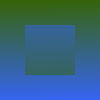
Frame 1 (no input)
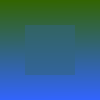
Frame 2 (the mouse pressed at the canvas centre, redrawn once)

The Processing sketch that drew these frames (run headless with seeded random() and noise(); the mouse was pressed at the canvas centre and the sketch redrawn once):

// Processing sketch: ombre
// ── ombre.pde
float arrayOne[] = new float[10000];
float tempArray[] = new float[2500];

void setup() {
  noLoop();
  initArrayOne();
  size(100, 100);
  background(100);
}

void draw() {
  fillScreen();
  reversePixels();
  fillScreen();
}

void initArrayOne() {
  for (int i = 0; i < 10000; i ++) {
    arrayOne[i] = map(i, 0, 10000, 0, 255);
  }
}

void fillScreen() {
  int x = 0;
  int y = 0;
  for (int i = 0; i < 10000; i ++) {
    stroke(50, 100, arrayOne[i]);
    point(x, y);
    print(x + " " + y + "   ");
    x++;
    if (x == 100) {
      x = 0;
      y++;
    }
  }
}

void reversePixels() {
  int x = 25; 
  int y = 25;
  for(int i = 0; i < 2500; i ++) {
    tempArray[i] = arrayOne[(y*100)+x];
    x++;
    if (x == 75) {
      x = 25;
      y++;
    }
  }
  
  x = 25; 
  y = 25;
  for(int i = 0; i < 2500; i ++) {
    arrayOne[(y*100)+x] = tempArray[2499 - i];
    x++;
    if (x == 75) {
      x = 25;
      y++;
    }
  }

}
